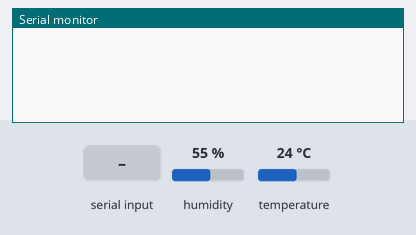
A sketch run on a simulated Arduino Uno, built for the host (arithmetic inside an expression is 32-bit, double 64-bit). Shown: the last lines printed to the serial monitor. The test bench sets the inputs (shaded band); at power-on: humidity 55 %, temperature 24 °C.

Above: at 1.2 s.
1.3 s: "1\n" received over the second serial link
At 2.3 s:
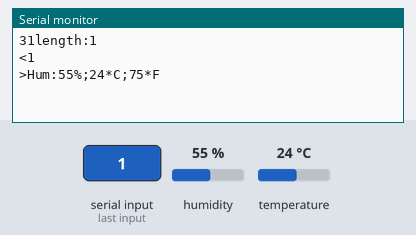
2.8 s: "0\n" received over the second serial link
At 3.8 s:
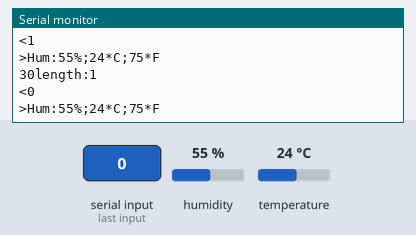

The sketch:

ArduinoToEsp8266.ino
```cpp
/*
 * send a humidity and temperature obtained for a DHT11 sensor
 * to a ESP8266 via serial port.
 * odilon cenamo. May/2016
 */
#include <SoftwareSerial.h>

// Example testing sketch for various DHT humidity/temperature sensors
// Written by ladyada, public domain

#include "DHT.h"

#define DHTPIN 8     // what digital pin we're connected to

// Uncomment whatever type you're using!
#define DHTTYPE DHT11   // DHT 11
//#define DHTTYPE DHT22   // DHT 22  (AM2302), AM2321
//#define DHTTYPE DHT21   // DHT 21 (AM2301)

// Connect pin 1 (on the left) of the sensor to +5V
// NOTE: If using a board with 3.3V logic like an Arduino Due connect pin 1
// to 3.3V instead of 5V!
// Connect pin 2 of the sensor to whatever your DHTPIN is
// Connect pin 4 (on the right) of the sensor to GROUND
// Connect a 10K resistor from pin 2 (data) to pin 1 (power) of the sensor

// Initialize DHT sensor.
// Note that older versions of this library took an optional third parameter to
// tweak the timings for faster processors.  This parameter is no longer needed
// as the current DHT reading algorithm adjusts itself to work on faster procs.
DHT dht(DHTPIN, DHTTYPE);

#define RX 2
#define TX 3
#define UART_SERIAL 9600
#define UART_ESP8266 9600

SoftwareSerial esp8266(RX, TX, false);

void setup() {
   Serial.begin(UART_SERIAL);
   dht.begin();
}

#define MSG_FROM_MQTT "getTemperature..."
void loop() {
   String msgFromEsp8266 = readEsp8266();
   if (msgFromEsp8266 != "") {
      Serial.println("<" + msgFromEsp8266);
      String respToEsp8266 = getTemp();
      Serial.print(">" + respToEsp8266);
//      String x = "°";
//      for (int i=0; i<x.length(); i++){
//         Serial.print(x.charAt(i),HEX);
//         Serial.print("/");
//      }
//      Serial.println("");
      esp8266.print(respToEsp8266);
   }
   delay(150);
}

/*
 * msg from esp8266
 */
#define TIMEOUT_ESP8266 5000
String readEsp8266(){
/*
 * serial with esp8266 must be reinitialized
 */
   esp8266.begin(UART_ESP8266);
   esp8266.setTimeout(TIMEOUT_ESP8266);
   String resp = "";
   if ( (resp = esp8266.readStringUntil(10)) != '\0' ) {
      if (resp.length() == 1) {
         Serial.print(resp.charAt(0),HEX);
      }
      Serial.print("length:"); Serial.println(resp.length());
//      Serial.print("{");
//      Serial.print(resp);
//      Serial.println ("}");
   }
   else {
      resp = "noMsgFromEsp8266";
   }
   esp8266.end();
   return resp;
}

String getTemp(){
   // Reading temperature or humidity takes about 250 milliseconds!
   // Sensor readings may also be up to 2 seconds 'old' (its a very slow sensor)
   float h = dht.readHumidity();
   // Read temperature as Celsius (the default)
   float t = dht.readTemperature();
   // Read temperature as Fahrenheit (isFahrenheit = true)
   float f = dht.readTemperature(true);

   // Check if any reads failed and exit early (to try again).
   if (isnan(h) || isnan(t) || isnan(f)) {
      return F("Failed to read from DHT sensor!\n");
   }
/*
   // Compute heat index in Fahrenheit (the default)
   float hif = dht.computeHeatIndex(f, h);
   // Compute heat index in Celsius (isFahreheit = false)
   float hic = dht.computeHeatIndex(t, h, false);
*/
   String temp = ("Hum:") + String(h,0) + ("%");
   temp += (";") + String(t,0) + ("*C");
   temp += (";") + String(f,0) + ("*F");
   temp += ("\n");
//   temp += ("Heat index: ");
//   temp += (hic);
//   temp += (" *C ");
//   temp += (hif);
//   temp += (" *F");
   return temp;
}
```

Measured:
- after the input at 1.3 s, the serial monitor: prints a new line at once (image 1)
- after the input at 2.8 s, the serial monitor: prints a new line at once (image 2)
